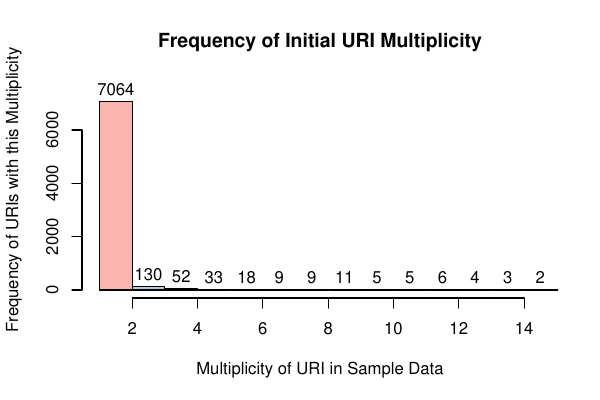

Write the R code that produced this figure.
#brewer.pal(8, "Set1")
#barplot(stuff, col=colors)
#hist(stuff, col=colors)

library(RColorBrewer)

myData <- read.table("frequency_initial_uri_multiplicity.stats")
fullData = rep(myData[,1], myData[,2])
#print(myData)
#print(myData[,1])
#print(myData[,2])

colors <- brewer.pal(8, "Pastel1")
#colors <- c("brown", "lightblue", "lightgreen", "brown", "brown")
breaks <- c(0,1,2,5,10,20,50,100,200)
title <- "Frequency of Initial URI Multiplicity"
xlab <- "Multiplicity of URI in Sample Data"
ylab <- "Frequency of URIs with this Multiplicity"

#extend margin
# default: c(5,4,4,2) + 0.1
# bottom, left, top, right
#par(mar=c(10,4,4,2) + 0.1)

pdf("frequency_initial_uri_multiplicity.pdf", height=4.0, width=6.0)

mp <- hist(fullData, col=colors, main=title, breaks=200, xlim=c(1,14.5), ylim=c(0,7500), xlab=xlab, ylab=ylab, labels=TRUE)
#axis(2)
#axis(1, at=mp, line=2, tick=FALSE, xpd=TRUE, labels=labels)
